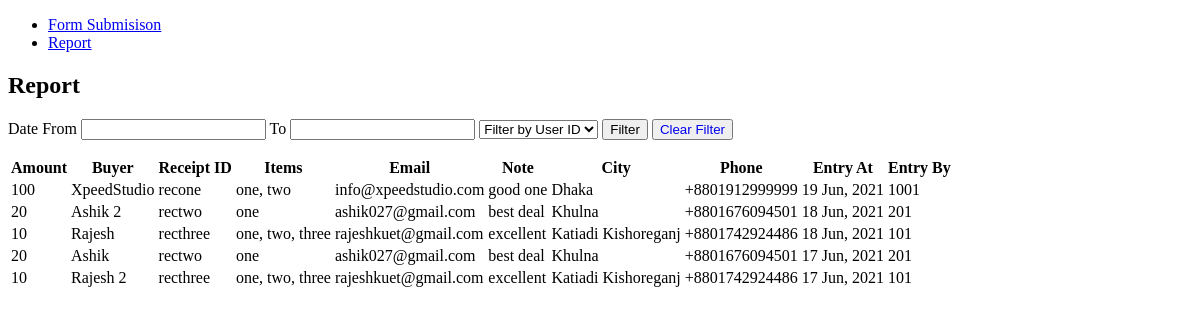
Page /reports on the committed database.
### tables this page shows
CREATE TABLE `buyers` (
  `id` bigint(20) UNSIGNED NOT NULL,
  `amount` int(10) NOT NULL,
  `buyer` varchar(255) NOT NULL,
  `receipt_id` varchar(20) NOT NULL,
  `items` varchar(255) NOT NULL,
  `buyer_email` varchar(50) NOT NULL,
  `buyer_ip` varchar(20) NOT NULL,
  `note` text NOT NULL,
  `city` varchar(20) NOT NULL,
  `phone` varchar(20) NOT NULL,
  `hash_key` varchar(20) NOT NULL,
  `entry_at` date NOT NULL,
  `entry_by` int(10) NOT NULL
);

### app/controllers/Reports.php (called while the page is built, shortened)
<?php
class Reports extends Controller
{
	public function __construct() {
  	$this->buyerModel = $this->model('Buyer');
  }
  public function index() {
    $entry_by = $date_from = $date_to = '';
		$entries = $this->buyerModel->getAllEntries($entry_by, $date_from, $date_to);
		$users = $this->buyerModel->getAllUsers();
		$data = [
			'entries'   => $entries,
			'users'     => $users,
			'entry_by'  => $entry_by,
			'date_from' => $date_from,
			'date_to'   => $date_to
		];
    $this->view('reports/index', $data);
  }
}

### app/libraries/Core.php (called while the page is built, shortened)
<?php
class Core
{
  protected $currentMethod = 'index';
  public function __construct() {
    $url = $this->getUrl();
    if (file_exists('../app/controllers/' . ucwords($url[0]) . '.php')) {
      unset($url[0]);
    }
    $this->currentController =  new $this->currentController;
    $this->params = $url ? array_values($url) : [];
    call_user_func_array([$this->currentController, $this->currentMethod], $this->params);
  }
  public function getUrl() {
    if (isset($_GET['url'])) {
      $url = rtrim($_GET['url'], '/');
      $url = filter_var($url, FILTER_SANITIZE_URL);
      $url = explode('/', $url);
      return $url;
    }
  }
}

### public/index.php (called while the page is built, shortened)
<?php
$init = new Core();

### app/libraries/Database.php (called while the page is built, shortened)
<?php
class Database
{
  private $host = DB_HOST;
  private $user = DB_USER;
  private $pass = DB_PASS;
  private $charset = DB_CHARSET;
  private $dbname = DB_NAME;
  public $table = TABLE_NAME;
  private $dbh;
  private $stmt;
  public function __construct() {
    $dsn = 'mysql:host=' . $this->host . ';charset=' . $this->charset . ';dbname=' . $this->dbname;
    $options = array(
      PDO::ATTR_PERSISTENT            => true,
      PDO::ATTR_ERRMODE               => PDO::ERRMODE_EXCEPTION,
      PDO::ATTR_DEFAULT_FETCH_MODE    => PDO::FETCH_ASSOC,
      PDO::ATTR_CASE                  => PDO::CASE_LOWER
    );
    try {
      $this->dbh = new PDO($dsn, $this->user, $this->pass, $options);
      $sql = "CREATE TABLE IF NOT EXISTS $this->table (
        id BIGINT(20) UNSIGNED AUTO_INCREMENT PRIMARY KEY,
        amount INT(10) NOT NULL,
        buyer VARCHAR(255) NOT NULL,
        receipt_id VARCHAR(20) NOT NULL,
        items VARCHAR(255) NOT NULL,
        buyer_email VARCHAR(50) NOT NULL,
        buyer_ip VARCHAR(20) NOT NULL,
        note text NOT NULL,
        city VARCHAR(20) NOT NULL,
        phone VARCHAR(20) NOT NULL,
        hash_key VARCHAR(20) NOT NULL,
        entry_at DATE NOT NULL,
        entry_by INT(10) NOT NULL
      )";
      $this->dbh->exec($sql);
    } catch(PDOException $e) {
      $this->error = $e->getMessage();
      echo $this->error;
    }
  }
  public function query($sql) {
    $this->stmt = $this->dbh->prepare($sql);
  }
  public function execute() {
    return $this->stmt->execute();
  }
  public function resultSet() {
    $this->execute();
    return $this->stmt->fetchAll();
  }
}

### app/models/Buyer.php (called while the page is built, shortened)
<?php
class Buyer
{
  private $db, $table;
  public function __construct() {
    $this->db = new Database();
    $this->table = TABLE_NAME;
  }
  public function getAllUsers() {
    $this->db->query("SELECT distinct entry_by FROM ".$this->table." order by entry_by");
    return $this->db->resultSet();
	}
  public function getAllEntries($entry_by='', $date_from='', $date_to='') {
		$sql = "SELECT * FROM ".$this->table;
		$params = [];
		$sql .= " order by id desc";
    $this->db->query($sql);
    return $this->db->resultSet();
	}
}

### app/views/reports/index.php (the view, shortened to what this page needs)
<?php require APP_ROOT . '/views/inc/header.php' ?>
<?php
  $entries    = $data['entries'];
  $entry_by   = $data['entry_by'];
  $date_from  = $data['date_from'];
  $date_to    = $data['date_to'];
?>
<h2>Report</h2>
<div class="wrapper">
  <?php
    if(count($entries) > 0) { ?>
      <form action="<?php echo URL_ROOT; ?>/reports" method="post" id="filterForm">
        <p>
          <label for="date_from">Date From</label>
          <input type="text" name="date_from" id="date_from" value="<?php echo $date_from; ?>">
          <label for="date_to">To</label>
          <input type="text" name="date_to" id="date_to" value="<?php echo $date_to; ?>">
          <select name="user" id="user">
            <option value="" <?php echo $entry_by == '' ? 'selected' : '' ?>>Filter by User ID</option>
          </select>
          <input type="submit" name="filter" value="Filter"/>
          <button type="button">
            <a href="<?php echo URL_ROOT; ?>/reports" style="text-decoration: none;">Clear Filter</a>
          </button>
        </p>
      </form>
  <?php } ?>
	<?php
    if(count($entries) > 0) { ?>
      <table class="">
        <tr>
          <th>Amount</th>
          <th>Buyer</th>
          <th>Receipt ID</th>
          <th>Items</th>
          <th>Email</th>
          <th>Note</th>
          <th>City</th>
          <th>Phone</th>
          <th>Entry At</th>
          <th>Entry By</th>
        </tr>
        <?php
          foreach($entries as $entry) {
            $items = unserialize($entry['items']);
        ?>
        <tr>
          <td><?php echo $entry['amount']; ?></td>
          <td><?php echo $entry['buyer']; ?></td>
          <td><?php echo $entry['receipt_id']; ?></td>
          <td><?php echo join(', ', $items); ?></td>
          <td><?php echo $entry['buyer_email']; ?></td>
          <td><?php echo $entry['note']; ?></td>
          <td><?php echo $entry['city']; ?></td>
          <td>+880<?php echo $entry['phone']; ?></td>
          <td><?php echo date_format(date_create($entry['entry_at']), 'j M, Y'); ?></td>
          <td><?php echo $entry['entry_by']; ?></td>
        </tr>
        <?php } ?>
      </table>
  <?php
    } else {
      echo "No entries added yet.";
    }
  ?>
</div>
<?php require APP_ROOT . '/views/inc/footer.php' ?>

### app/libraries/Controller.php (shortened to what this page needs)
<?php
class Controller
{
  public function model($model) {
    return new $model();
  }
  public function view($view, $data = []) {
    if(file_exists('../app/views/' . $view . '.php')) {
      require_once ('../app/views/' . $view . '.php');
    } else {
      die ('Sorry! View does not exists');
    }
  }
}

### app/views/inc/header.php (shortened to what this page needs)
<!DOCTYPE html>
<html lang="en">
<head>
  <link rel="stylesheet" href="<?php echo URL_ROOT; ?>/css/jquery-ui.css">
</head>
<body>
  <?php require APP_ROOT . '/views/inc/navbar.php'; ?>
  <div class="container">

### app/views/inc/navbar.php
<div>
  <ul>
    <li><a href="<?php echo URL_ROOT;?>">Form Submisison</a></li>
    <li><a href="<?php echo URL_ROOT;?>/reports">Report</a></li>
  </ul>
</div>

### app/views/inc/footer.php (shortened to what this page needs)
		</div>
	</body>
</html>

### rows in the picture
buyers: amount "100", buyer "XpeedStudio", receipt "recone", items "one, two", buyer_email "info@xpeedstudio.com", note "good one", city "Dhaka", phone "1912999999", entry_at "19 Jun, 2021", entry_by "1001"
buyers: amount "20", buyer "Ashik 2", receipt "rectwo", items "one", buyer_email "ashik027@gmail.com", note "best deal", city "Khulna", phone "1676094501", entry_at "18 Jun, 2021", entry_by "201"
buyers: amount "10", buyer "Rajesh", receipt "recthree", items "one, two, three", buyer_email "rajeshkuet@gmail.com", note "excellent", city "Katiadi Kishoreganj", phone "1742924486", entry_at "18 Jun, 2021", entry_by "101"
buyers: amount "20", buyer "Ashik", receipt "rectwo", items "one", buyer_email "ashik027@gmail.com", note "best deal", city "Khulna", phone "1676094501", entry_at "17 Jun, 2021", entry_by "201"
buyers: amount "10", buyer "Rajesh 2", receipt "recthree", items "one, two, three", buyer_email "rajeshkuet@gmail.com", note "excellent", city "Katiadi Kishoreganj", phone "1742924486", entry_at "17 Jun, 2021", entry_by "101"
